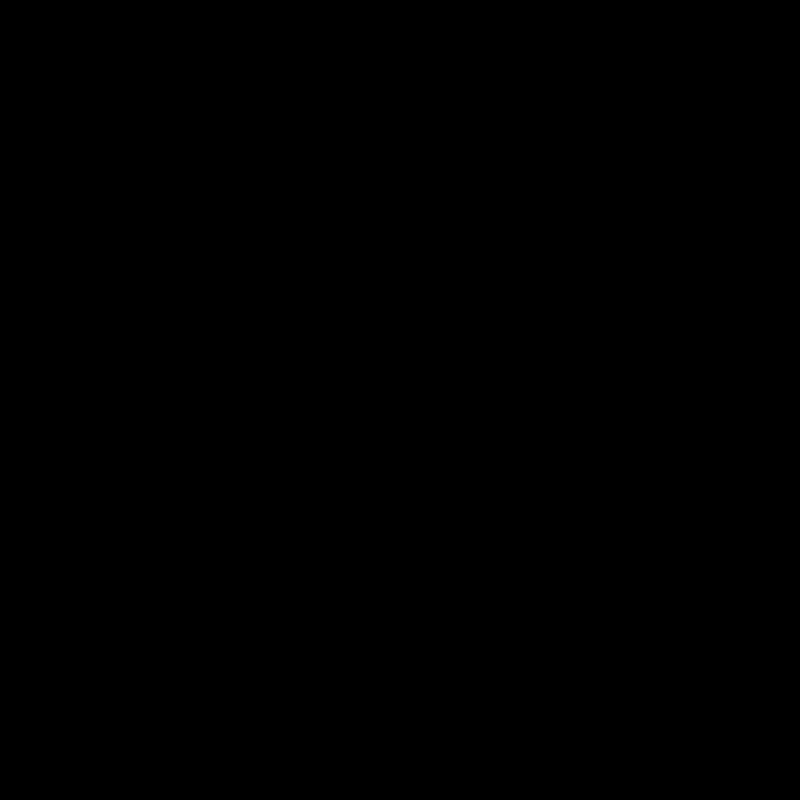
Frame 1 (no input)
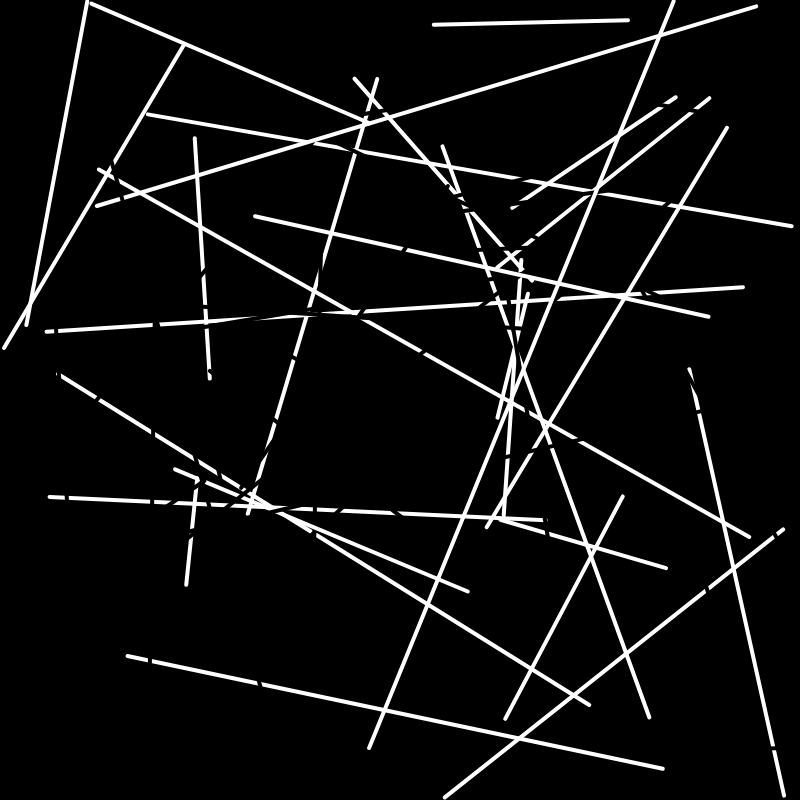
Frame 60 (no input)
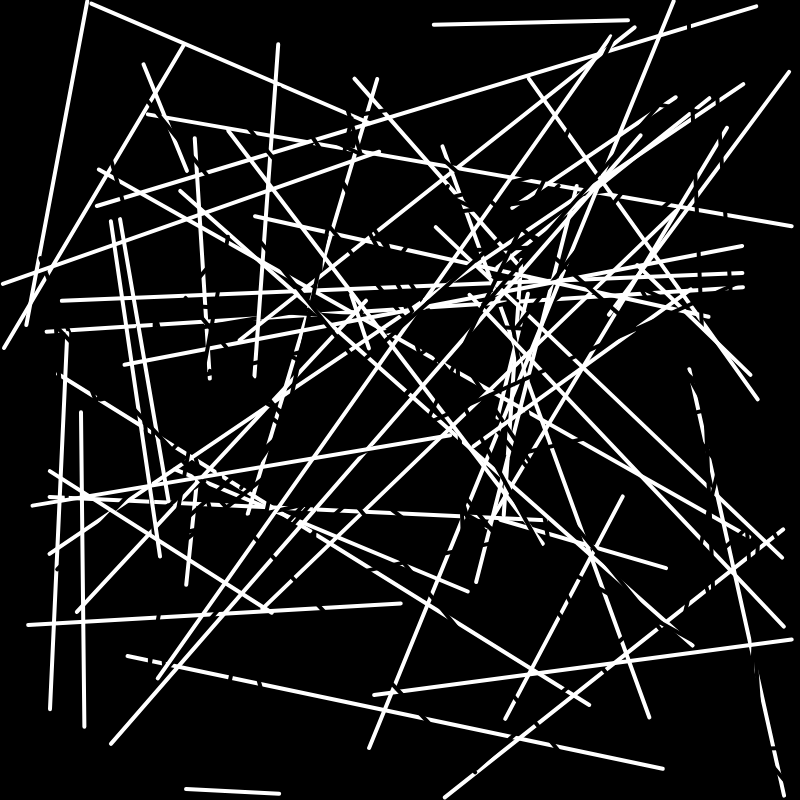
Frame 120 (the mouse pressed at the canvas centre since frame 60)

The p5.js sketch that drew these frames (run headless with seeded random() and noise() and a simulated clock; from frame 60 on, the mouse is pressed at the canvas centre):

// p5.js sketch
// ── sketch.js
// var randomNum;

function setup() {
  createCanvas(800, 800);

  background(0);

}

function draw() {

strokeWeight(4);

// randomNum = random(0,1);

if(random() <= 0.5){
stroke(255);
}else {
stroke(0);
}

line(random(width), random(height), random(width), random(height));
}
